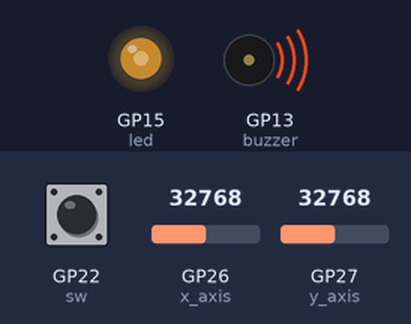
Recording of a program running on a simulated Raspberry Pi Pico running CircuitPython. Parts: output pins drawn as LEDs (lit = HIGH), buzzer (waves = sounding). Inputs (shaded band) come from the test bench; at power-on: GP26 (x_axis) = 32768, GP27 (y_axis) = 32768, GP22 (sw) HIGH (analog values on the 0–65535 scale).

Above: at 1.2 s.
1.3 s: GP26 (x_axis) set to 45874
At 1.8 s:
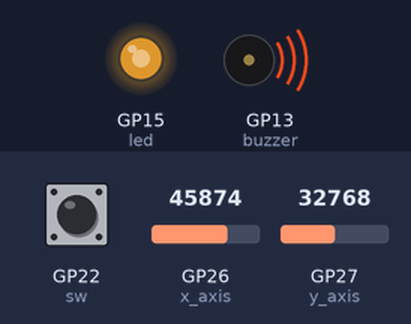
2.8 s: GP27 (y_axis) set to 0
At 4.0 s:
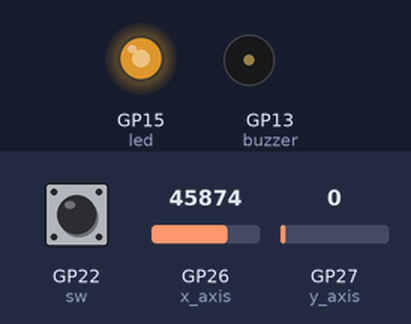
4.3 s: GP22 (sw) pulled LOW for 0.15 s
At 4.38 s:
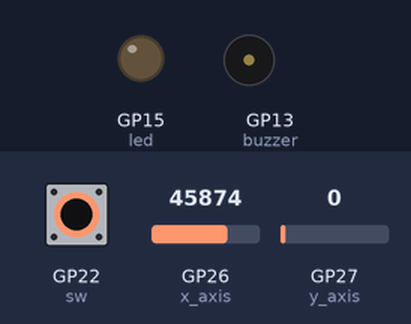
5.9 s: GP26 (x_axis) set to 57670
At 6.9 s:
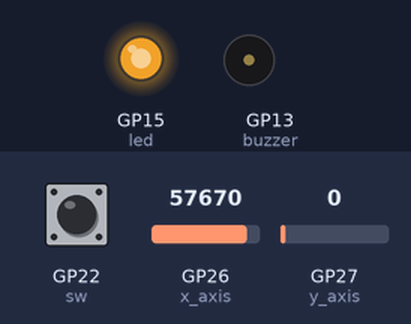
7.4 s: GP27 (y_axis) set to 7864
At 8.1 s:
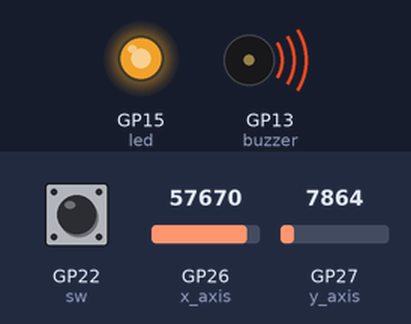
8.9 s: GP26 (x_axis) set to 7864
At 9.4 s:
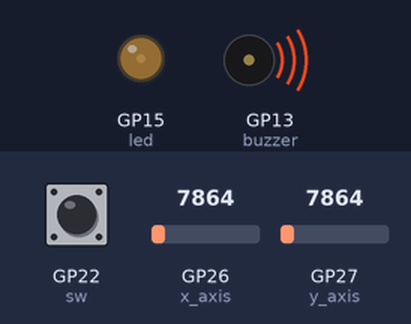
Timing chart, 0 to 11.4 s (numbered marks = the images above; inputs shaded):
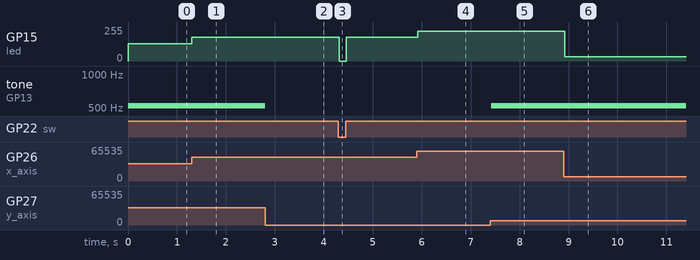

The program:

Lab19_TEST.py
```python
import time
import analogio
import board
from digitalio import DigitalInOut, Direction,Pull
import pwmio

x_axis = analogio.AnalogIn(board.A0)
y_axis = analogio.AnalogIn(board.A1)

sw = DigitalInOut(board.GP22)
sw.direction = Direction.INPUT
sw.pull = Pull.UP

led = pwmio.PWMOut(board.GP15,
                   frequency=5000,
                   duty_cycle=0)

buzzer = pwmio.PWMOut(board.GP13,
                      frequency=523,
                      duty_cycle=0)

while True:
    if sw.value == True:
        led.duty_cycle = x_axis.value
        buzzer.duty_cycle = int(y_axis.value/2)
    else:
        led.duty_cycle = 0
        buzzer.duty_cycle = 0

    time.sleep(0.05)
```

Measured:
- after the input at 1.3 s, GP15 (led): 128/255 → 178/255 at once
- after the input at 2.8 s, tone on GP13 (buzzer): 523 Hz → silent at once
- after the input at 4.3 s, GP15 (led): 178/255 → 0/255 at once, → 178/255 0.15 s later
- after the input at 5.9 s, GP15 (led): 178/255 → 224/255 at once
- after the input at 7.4 s, tone on GP13 (buzzer): silent → 523 Hz at once
- after the input at 8.9 s, GP15 (led): 224/255 → 31/255 at once
